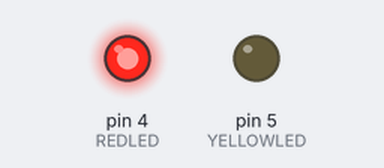
The sketch below on a simulated Arduino Uno, built with avr-gcc and run on an emulated ATmega328P. Parts: output pins drawn as LEDs (lit = HIGH).

Above: at 0.2 s.
At 4.2 s:
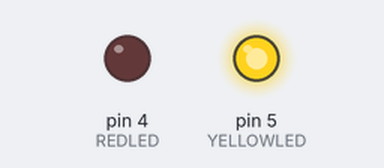
At 8.7 s:
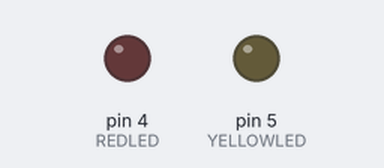
Timing chart, 0 to 9.1 s (numbered marks = the images above):
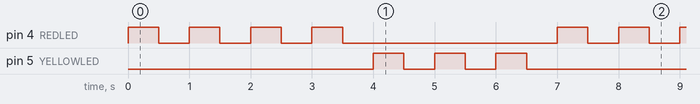

Measured:
- by itself, pin 4 (REDLED): repeats every 7.0 s: 3 × (LOW 0.50 s, HIGH 0.50 s), LOW 3.5 s, HIGH 0.50 s
- by itself, pin 5 (YELLOWLED): repeats every 7.0 s: 2 × (LOW 0.50 s, HIGH 0.50 s), LOW 4.5 s, HIGH 0.50 s
- by itself, everything shown: repeats every 7.0 s, in 14 steps

The sketch:

Two_Led_Blinck_forloop.ino
```cpp
int REDLED = 4;      // Red Led declear at pin no 4
int YELLOWLED = 5;    // Yellow Led declear at pin no 5
int Redontime = 500;     // How long will it on the RedLed blinck
int Redofftime = 500;    // Red Led off time of licking
int Yellowontime = 500;   // YellowLED blinck on time
int Yellowofftime = 500;  // YellowLed blinck off time
int numRedBlinck = 4;      // Number of Red Led blinck time
int numYellowBlinck = 3;   // Number of Yellow Led Blinck time
void setup() {
  pinMode(REDLED, OUTPUT);
  pinMode(YELLOWLED, OUTPUT);

}

void loop() {
  for(int i =1; i<= numRedBlinck; i=i+1) {
  digitalWrite(REDLED,HIGH); //Turn the Red Led on
  delay(Redontime);          // Wait
  digitalWrite(REDLED, LOW);   // Turn off Red LED
  delay(Redofftime);          //  Wait
  }
// REDLED after blinck 4 times Yellow LED will blinck
for(int i = 1; i<= numYellowBlinck; i = i+1){
  digitalWrite(YELLOWLED, HIGH);   //Turn on Yellow LED
  delay(Yellowontime);            // Wait
  digitalWrite(YELLOWLED, LOW);   //Turn off Yellow LED
  delay(Yellowofftime);         //Wait
}
}
```
